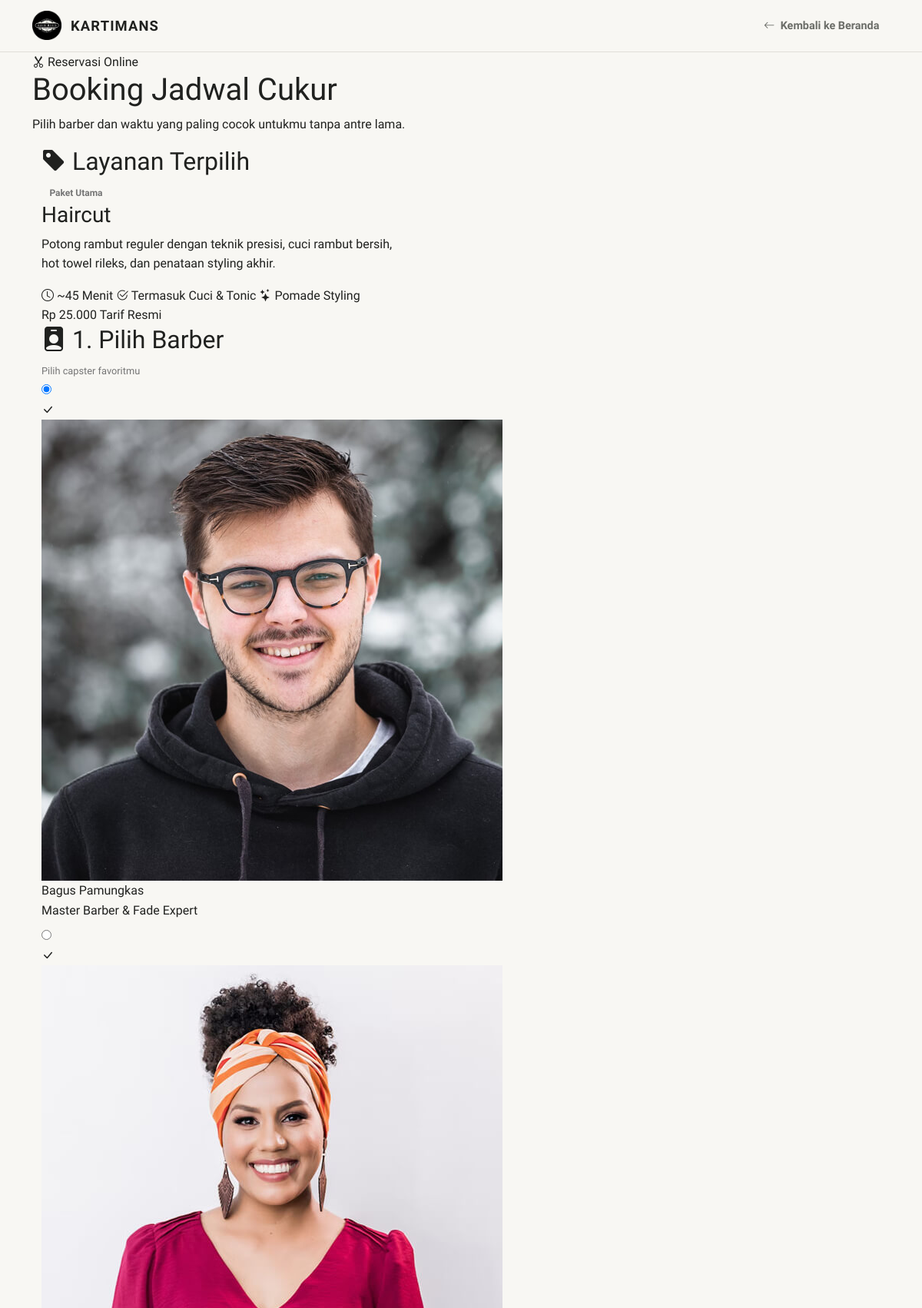
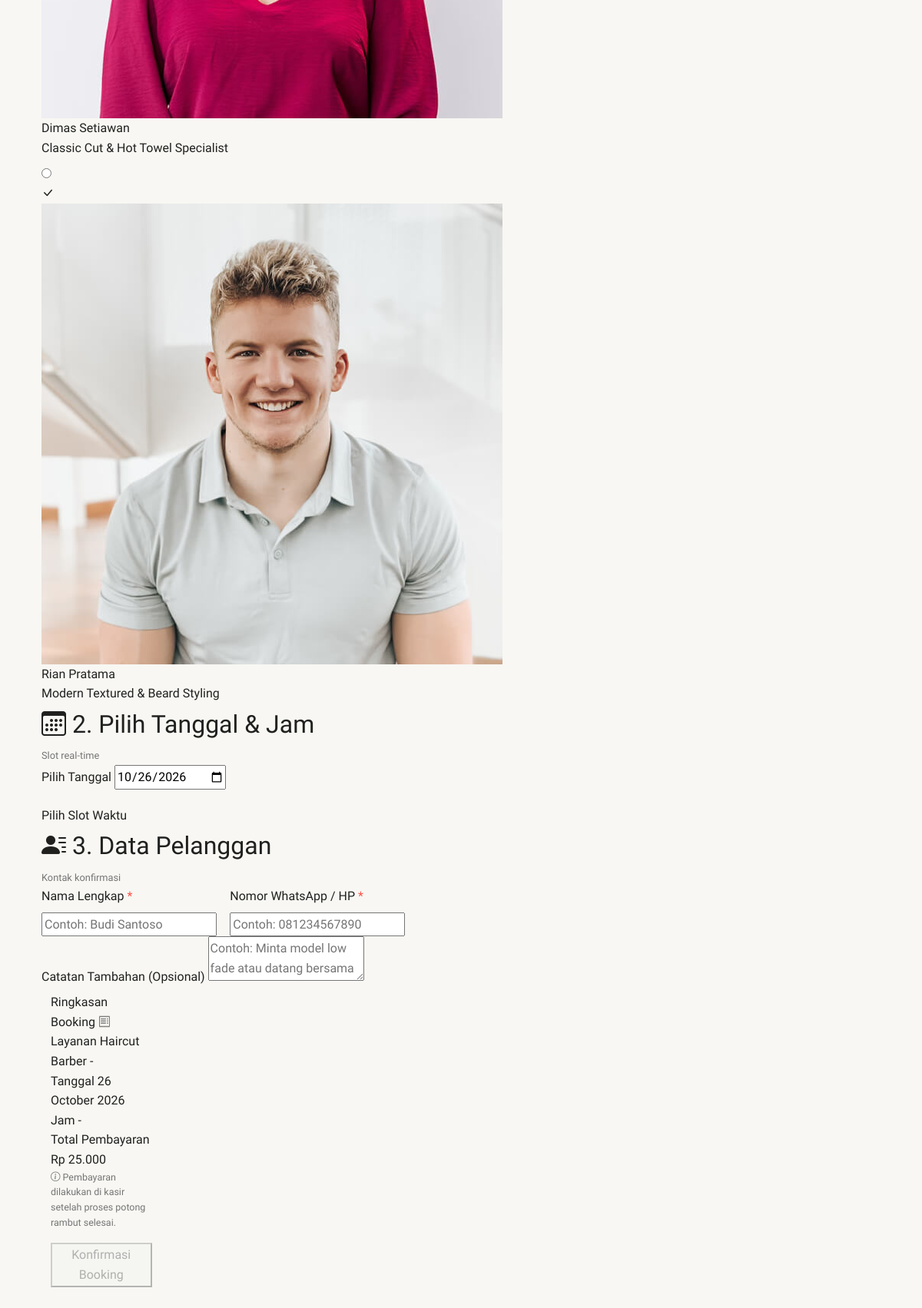
/index.php/booking, run on the app's committed database (2 pictures, top to bottom).
### tables this page shows
CREATE TABLE `harga` (
  `id` int(11) NOT NULL AUTO_INCREMENT,
  `jenis` varchar(255) DEFAULT NULL,
  `label` varchar(255) DEFAULT NULL,
  `harga` varchar(255) DEFAULT NULL,
  `data_harga` int(11) DEFAULT NULL,
  KEY `id` (`id`)
);

CREATE TABLE `barber` (
  `id_barber` int(11) NOT NULL AUTO_INCREMENT,
  `nama` varchar(100) NOT NULL,
  `spesialisasi` varchar(150) DEFAULT 'Hair Stylist & Grooming Specialist',
  `foto` varchar(255) DEFAULT 'assets/img/team/team-1.jpg',
  `pengalaman` varchar(50) DEFAULT '5+ Tahun',
  `status` enum('aktif','nonaktif') NOT NULL DEFAULT 'aktif',
  PRIMARY KEY (`id_barber`)
);

### application/controllers/Booking.php (called while the page is built, shortened)
<?php
class Booking extends CI_Controller
{
    public function __construct()
    {
        $this->load->model('Booking_model');
        $this->load->helper(['url', 'form']);
        $this->load->library(['form_validation', 'session']);
    }
    public function index()
    {
        $service = $this->Booking_model->get_selected_service();
        $barbers = $this->Booking_model->get_active_barbers();
        $data = [
            'title'   => 'Booking Jadwal Cukur - Kartimans Barbershop',
            'service' => $service,
            'barbers' => $barbers,
            'today'   => date('Y-m-d')
        ];
        $this->load->view('booking/index', $data);
    }
}

### index.php (called while the page is built, shortened)
<?php
require_once BASEPATH.'core/CodeIgniter.php';

### application/models/Booking_model.php (called while the page is built, shortened)
<?php
class Booking_model extends CI_Model
{
    private function _ensure_schema()
    {
        $this->db->query("
            CREATE TABLE IF NOT EXISTS `barber` (
                `id_barber` int(11) NOT NULL AUTO_INCREMENT,
                `nama` varchar(100) NOT NULL,
                `spesialisasi` varchar(150) DEFAULT 'Hair Stylist & Grooming Specialist',
                `foto` varchar(255) DEFAULT 'assets/img/team/team-1.jpg',
                `pengalaman` varchar(50) DEFAULT '5+ Tahun',
                `status` enum('aktif','nonaktif') NOT NULL DEFAULT 'aktif',
                PRIMARY KEY (`id_barber`)
            ) ENGINE=InnoDB DEFAULT CHARSET=utf8mb4 COLLATE=utf8mb4_general_ci;
        ");
        $fields = $this->db->list_fields('jasa');
        if (!in_array('barber', $fields)) {
            $this->db->query("ALTER TABLE `jasa` ADD COLUMN `barber` VARCHAR(100) NULL AFTER `nama`");
        }
        if (!in_array('no_wa', $fields)) {
            $this->db->query("ALTER TABLE `jasa` ADD COLUMN `no_wa` VARCHAR(30) NULL AFTER `barber`");
        }
        if (!in_array('catatan', $fields)) {
            $this->db->query("ALTER TABLE `jasa` ADD COLUMN `catatan` TEXT NULL AFTER `no_wa`");
        }
        if (!in_array('username', $fields)) {
            $this->db->query("ALTER TABLE `jasa` ADD COLUMN `username` VARCHAR(255) NULL");
        }
        $query = $this->db->get_where('harga', ['jenis' => 'Regular Haircut']);
        if ($query->num_rows() == 0) {
            $checkHaircut = $this->db->get_where('harga', ['id' => 1])->row();
            if ($checkHaircut) {
                $this->db->where('id', 1)->update('harga', [
                    'jenis'      => 'Regular Haircut',
                    'label'      => 'Regular Haircut (Keramas, Hair Tonic, Styling, Hot Towel)',
                    'harga'      => 'Rp 35.000',
                    'data_harga' => 35000
                ]);
            }
        }
    }
    public function get_selected_service()
    {
        $service = $this->db->get_where('harga', ['jenis' => 'Regular Haircut'])->row();
        if (!$service) {
            $service = $this->db->get_where('harga', ['id' => 1])->row();
        }
        if (empty($service->deskripsi)) {
            $service->deskripsi = 'Potong rambut reguler dengan teknik presisi, cuci rambut bersih, hot towel rileks, dan penataan styling akhir.';
        }
        return $service;
    }
    public function get_active_barbers()
    {
        $this->db->select('id_barber, nama, spesialisasi, foto, pengalaman, status');
        $this->db->from('barber');
        $this->db->where('status', 'aktif');
        $this->db->order_by('id_barber', 'ASC');
        return $this->db->get()->result();
    }
}

### application/views/booking/index.php (the view, shortened to what this page needs)
<!DOCTYPE html>
<html lang="id">
<head>
  <link href="<?= base_url('assets/vendor/bootstrap/css/bootstrap.min.css'); ?>" rel="stylesheet">
  <link href="<?= base_url('assets/vendor/bootstrap-icons/bootstrap-icons.css'); ?>" rel="stylesheet">
  <link href="<?= base_url('assets/css/booking.css?v=' . time()); ?>" rel="stylesheet">
</head>
<body class="booking-body">
  <header class="booking-navbar">
    <div class="container">
      <div class="d-flex align-items-center justify-content-between">
        <a href="<?= base_url(); ?>" class="brand-logo">
          <img src="<?= base_url('assets/img/kartimans1.png'); ?>" alt="Kartimans Barbershop Logo">
          <span>KARTIMANS</span>
        </a>
        <a href="<?= base_url(); ?>" class="btn-nav-back">
          <i class="bi bi-arrow-left"></i>
          <span>Kembali ke Beranda</span>
        </a>
      </div>
    </div>
  </header>
  <section class="booking-header">
    <div class="container">
      <div class="row">
        <div class="col-lg-8">
          <span class="badge-kicker">
            <i class="bi bi-scissors"></i> Reservasi Online
          </span>
          <h1>Booking Jadwal Cukur</h1>
          <p>Pilih barber dan waktu yang paling cocok untukmu tanpa antre lama.</p>
  <main class="container pb-5">
    <form id="bookingForm" action="<?= base_url('booking/submit'); ?>" method="POST" novalidate>
      <div class="row g-4">
        <div class="col-lg-8">
          <div class="km-card">
            <div class="km-card-header">
              <h2 class="km-card-title">
                <i class="bi bi-tag-fill"></i> Layanan Terpilih
              </h2>
              <span class="badge bg-secondary-subtle text-secondary" style="font-size:0.75rem; padding: 0.35rem 0.65rem; border-radius: 999px;">
                Paket Utama
              </span>
            </div>
            <div class="service-preview-card">
              <div class="service-preview-info">
                <h3><?= html_escape($service->jenis ?? 'Regular Haircut'); ?></h3>
                <p><?= html_escape($service->deskripsi ?? 'Potong rambut reguler'); ?></p>
                <div class="service-meta-tags">
                  <span class="service-meta-tag"><i class="bi bi-clock"></i> ~45 Menit</span>
                  <span class="service-meta-tag"><i class="bi bi-check2-circle"></i> Termasuk Cuci & Tonic</span>
                  <span class="service-meta-tag"><i class="bi bi-stars"></i> Pomade Styling</span>
                </div>
              </div>
              <div class="service-price-pill">
                <span class="service-price-amount">
                  Rp <?= number_format((float)($service->data_harga ?? 35000), 0, ',', '.'); ?>
                </span>
                <span class="service-price-label">Tarif Resmi</span>
              </div>
            </div>
          </div>
          <div class="km-card">
            <div class="km-card-header">
              <h2 class="km-card-title">
                <i class="bi bi-person-badge-fill"></i> 1. Pilih Barber
              </h2>
              <small class="text-muted" style="font-size:0.8rem;">Pilih capster favoritmu</small>
            </div>
            <?php if (empty($barbers)): ?>
              <div class="text-center py-4 text-muted">
                <i class="bi bi-person-x fs-1 d-block mb-2"></i>
                <p class="mb-0">Belum ada data barber aktif tersedia.</p>
              </div>
            <?php else: ?>
              <div class="barber-grid">
                <?php foreach ($barbers as $idx => $b): ?>
                  <label class="barber-card-option">
                    <input type="radio" name="barber_id" value="<?= $b->id_barber; ?>" data-name="<?= html_escape($b->nama); ?>" <?= $idx === 0 ? 'checked' : ''; ?>>
                    <div class="barber-card-inner">
                      <div class="barber-check-badge">
                        <i class="bi bi-check-lg"></i>
                      </div>
                      <div class="barber-avatar-wrap">
                        <img src="<?= base_url($b->foto ? $b->foto : 'assets/img/team/team-1.jpg'); ?>" alt="<?= html_escape($b->nama); ?>" class="barber-avatar" onerror="this.src='<?= base_url('assets/img/barber.jpg'); ?>'">
                      </div>
                      <div class="barber-name"><?= html_escape($b->nama); ?></div>
                      <div class="barber-spec"><?= html_escape($b->spesialisasi ?? 'Barber Stylist'); ?></div>
                    </div>
                  </label>
                <?php endforeach; ?>
          <div class="km-card">
            <div class="km-card-header">
              <h2 class="km-card-title">
                <i class="bi bi-calendar3"></i> 2. Pilih Tanggal & Jam
              </h2>
              <small class="text-muted" style="font-size:0.8rem;">Slot real-time</small>
            </div>
            <div class="mb-3">
              <label for="bookingDate" class="form-label-km">Pilih Tanggal</label>
              <input type="date" id="bookingDate" name="tanggal" class="form-control-km" min="<?= $today; ?>" value="<?= $today; ?>" required>
            </div>
            <div>
              <label class="form-label-km">Pilih Slot Waktu</label>
            </div>
          </div>
          <div class="km-card">
            <div class="km-card-header">
              <h2 class="km-card-title">
                <i class="bi bi-person-lines-fill"></i> 3. Data Pelanggan
              </h2>
              <small class="text-muted" style="font-size:0.8rem;">Kontak konfirmasi</small>
            </div>
            <div class="row g-3">
              <div class="col-md-6">
                <label for="custName" class="form-label-km">Nama Lengkap <span class="text-danger">*</span></label>
                <input type="text" id="custName" name="nama" class="form-control-km" placeholder="Contoh: Budi Santoso" required autocomplete="name">
              </div>
              <div class="col-md-6">
                <label for="custWa" class="form-label-km">Nomor WhatsApp / HP <span class="text-danger">*</span></label>
                <input type="tel" id="custWa" name="no_wa" class="form-control-km" placeholder="Contoh: 081234567890" required autocomplete="tel">
              </div>
              <div class="col-12">
                <label for="custNotes" class="form-label-km">Catatan Tambahan (Opsional)</label>
                <textarea id="custNotes" name="catatan" rows="2" class="form-control-km" placeholder="Contoh: Minta model low fade atau datang bersama anak."></textarea>
              </div>
            </div>
          </div>
        </div>
        <div class="col-lg-4">
          <div class="sticky-summary">
            <div class="summary-card">
              <div class="summary-title">
                <span>Ringkasan Booking</span>
                <i class="bi bi-receipt text-muted"></i>
              </div>
              <div class="summary-row">
                <span class="label">Layanan</span>
                <span class="val"><?= html_escape($service->jenis ?? 'Regular Haircut'); ?></span>
              </div>
              <div class="summary-row">
                <span class="label">Barber</span>
                <span class="val" id="sumBarber">-</span>
              </div>
              <div class="summary-row">
                <span class="label">Tanggal</span>
                <span class="val" id="sumDate"><?= date('d F Y', strtotime($today)); ?></span>
              </div>
              <div class="summary-row">
                <span class="label">Jam</span>
                <span class="val" id="sumTime">-</span>
              </div>
              <div class="summary-total">
                <span class="total-label">Total Pembayaran</span>
                <span class="total-amount" id="sumPrice">
                  Rp <?= number_format((float)($service->data_harga ?? 35000), 0, ',', '.'); ?>
                </span>
              </div>
              <p class="text-muted small mb-3" style="font-size: 0.78rem;">
                <i class="bi bi-info-circle me-1"></i> Pembayaran dilakukan di kasir setelah proses potong rambut selesai.
              </p>
              <button type="submit" id="submitBookingBtn" class="btn-km-primary" disabled>
                <span id="submitText">Konfirmasi Booking</span>
              </button>
            </div>
          </div>
        </div>
      </div>
    </form>
  </main>
</body>
</html>
            <?php endif; ?>

### assets/css/booking.css (style rules this page uses)
:root { --km-bg: #F8F7F3; --km-text: #20211F; --km-text-muted: #6B6D68; --km-accent: #8A7055; --km-accent-hover: #735C45; --km-accent-light: #F4EFEA; --km-bg-secondary: #EAE7E0; --km-card-bg: #FFFFFF; --km-border: #E0DED8; --km-border-focus: #8A7055; --km-radius: 12px; --km-radius-sm: 8px; --km-radius-lg: 16px; --km-shadow-subtle: 0 2px 8px rgba(32, 33, 31, 0.04); --km-shadow-hover: 0 8px 24px rgba(32, 33, 31, 0.08); --km-font: 'Plus Jakarta Sans', -apple-system, BlinkMacSystemFont, 'Segoe UI', Roboto, sans-serif; }
body.booking-body { font-family: var(--km-font); background-color: var(--km-bg); color: var(--km-text); line-height: 1.6; -webkit-font-smoothing: antialiased; min-height: 100vh; }
.booking-navbar { background: rgba(248, 247, 243, 0.95); backdrop-filter: blur(10px); -webkit-backdrop-filter: blur(10px); border-bottom: 1px solid var(--km-border); padding: 0.9rem 0; position: sticky; top: 0; z-index: 1000; }
.booking-navbar .brand-logo { display: flex; align-items: center; gap: 0.75rem; text-decoration: none; color: var(--km-text); }
.booking-navbar .brand-logo img { width: 38px; height: 38px; border-radius: 8px; object-fit: cover; }
.booking-navbar .brand-logo span { font-size: 1.15rem; font-weight: 800; letter-spacing: 0.06em; text-transform: uppercase; }

### data on the page
harga: jenis "Haircut", data_harga "25.000"
barber: foto (picture), nama "Bagus Pamungkas", spesialisasi "Master Barber & Fade Expert"
barber: foto (picture), nama "Dimas Setiawan", spesialisasi "Classic Cut & Hot Towel Specialist"
barber: foto (picture), nama "Rian Pratama", spesialisasi "Modern Textured & Beard Styling"

### other printed values
$service->deskripsi "Potong rambut reguler dengan teknik presisi, cuci rambut bersih, hot towel rileks, dan penataan styling akhir."
date('d F Y', strtotime($today)) "26 October 2026"
